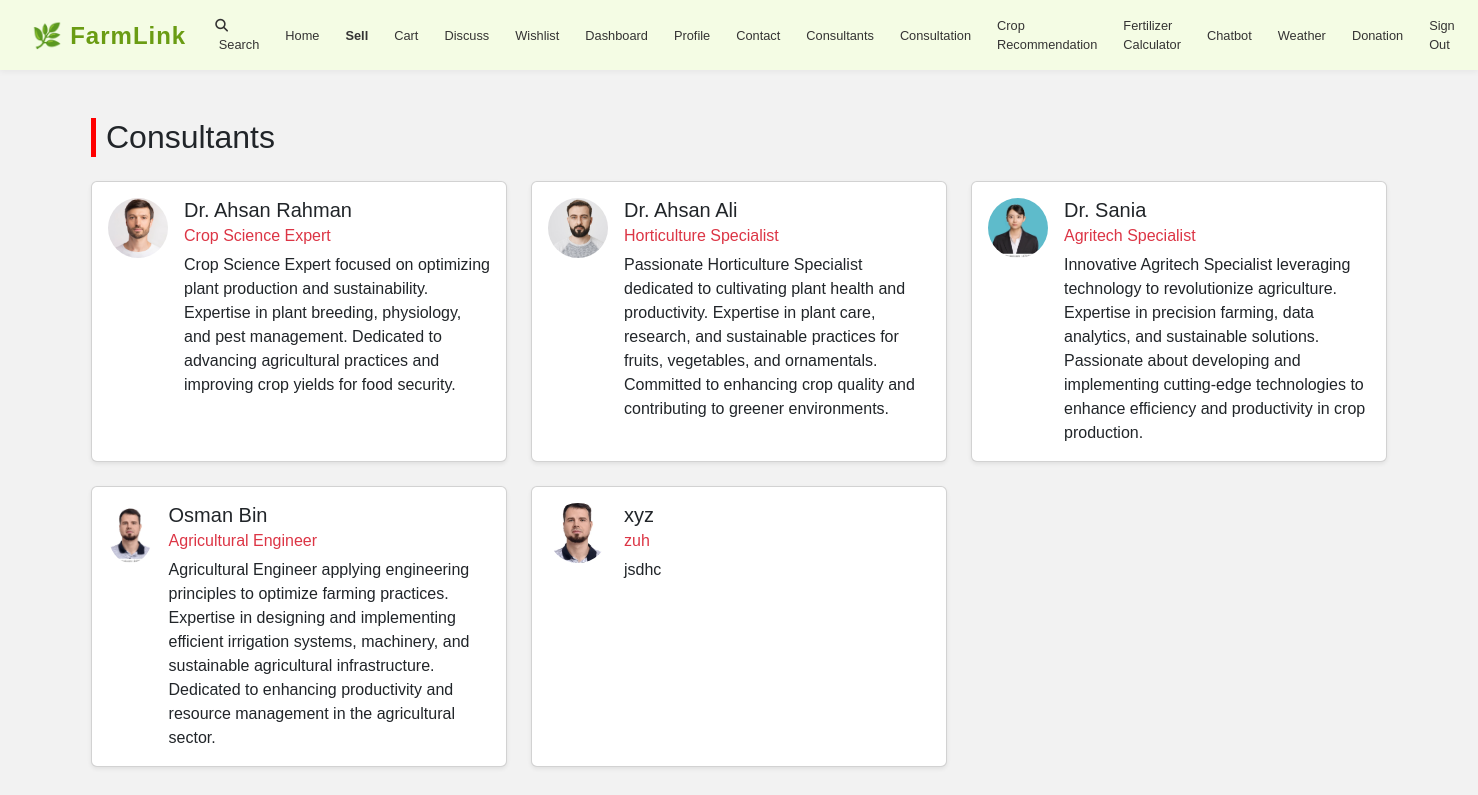
The app's page /consultants/consultants/ (signed in) with its own data.
### consultants/models.py (models this page shows, shortened)
class Consultant(models.Model):
    name = models.CharField(max_length=100)
    designation = models.CharField(max_length=100)
    description = models.TextField()
    photo = models.ImageField(upload_to='consultants/')

### consultants/views.py (the view)
# urls.py: path('consultants/', consultants_list, name='consultants'),
def consultants_list(request):
    consultants = Consultant.objects.all()
    return render(request, 'consultants.html', {'consultants': consultants})

### consultants/templates/consultants.html
{% extends 'Account/base.html' %}
{% load crispy_forms_tags %}
{% block content %}
<div class="container py-5">
    <h2 class="mb-4" style="border-left: 5px solid red; padding-left: 10px;">Consultants</h2>
    <div class="row">
        {% for consultant in consultants %}
        <div class="col-md-4 mb-4">
            <div class="card shadow-sm h-100">
                <div class="card-body d-flex align-items-start">
                    <img src="{{ consultant.photo.url }}" alt="{{ consultant.name }}" class="rounded-circle me-3" style="width:60px; height:60px; object-fit: cover;">
                    <div>
                        <h5 class="card-title mb-1">{{ consultant.name }}</h5>
                        <h6 class="text-danger mb-2">{{ consultant.designation }}</h6>
                        <p class="card-text">{{ consultant.description }}</p>
                    </div>
                </div>
            </div>
        </div>
        {% empty %}
            <p>No consultants yet.</p>
        {% endfor %}
    </div>
</div>
{% endblock %}

### Account/templates/Account/base.html (style rules this page uses)
body, p, h1, h2, h3, h4, h5, h6, span, div, a, li, ul, ol, button, input, select, textarea { font-family: 'Montserrat', sans-serif; }
body { background-color: #f2f2f2; background-repeat: no-repeat; background-size: cover; }

### records on screen
Consultant: photo (picture), name "Dr. Ahsan Rahman", designation "Crop Science Expert", description "Crop Science Expert focused on optimizing plant production and sustainability. Expertise in plant breeding, physiology, and pest management. Dedicated to advancing agricultural practices and improving crop yields for food security."
Consultant: photo (picture), name "Dr. Ahsan Ali", designation "Horticulture Specialist", description "Passionate Horticulture Specialist dedicated to cultivating plant health and productivity. Expertise in plant care, research, and sustainable practices for fruits, vegetables, and ornamentals. Committed to enhancing crop quality and contributing to greener environments."
Consultant: photo (picture), name "Dr. Sania", designation "Agritech Specialist", description "Innovative Agritech Specialist leveraging technology to revolutionize agriculture. Expertise in precision farming, data analytics, and sustainable solutions. Passionate about developing and implementing cutting-edge technologies to enhance efficiency and productivity in crop production."
Consultant: photo (picture), name "Osman Bin", designation "Agricultural Engineer", description "Agricultural Engineer applying engineering principles to optimize farming practices. Expertise in designing and implementing efficient irrigation systems, machinery, and sustainable agricultural infrastructure. Dedicated to enhancing productivity and resource management in the agricultural sector."
Consultant: photo (picture), name "xyz", designation "zuh", description "jsdhc"
